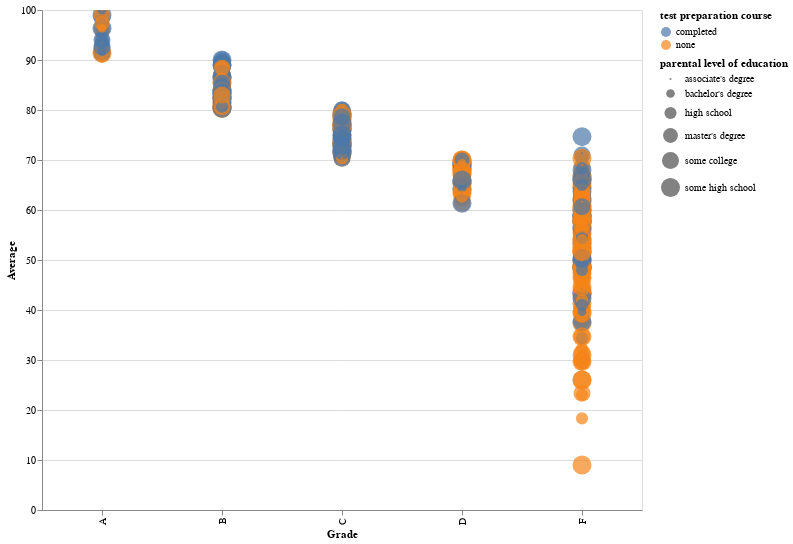

The code cell stored with this chart in its notebook:
### Markdown cell above
## Grade plot distribution
### Below is the interactive plot for each grades vs students average scores. Here we can zoom and pan the viewpoint within the data space to access details of interest. I have also changed the size format to display information when data points are overlapping.

### Code cell
alt.Chart(df).mark_circle().encode(
    x = "Grade",
    y = "Average",
    color= alt.Color('test preparation course'), 
    size = 'parental level of education',
    tooltip = ['gender','lunch', 'race/ethnicity'],
).properties(
    width=600,
    height=500
).interactive()

### Figure 1 — Vega-Lite specification as saved in the notebook (floating-point values rounded to 4 significant figures; data arrays with more than 128 entries replaced by an {"elided": "..."} marker saying what was removed)
{"config": {"view": {"continuousWidth": 400, "continuousHeight": 300}}, "data": {"name": "data-598c564d9ab09427fc15e81e0b79fece"}, "mark": "circle", "encoding": {"color": {"field": "test preparation course", "type": "nominal"}, "size": {"field": "parental level of education", "type": "nominal"}, "tooltip": [{"field": "gender", "type": "nominal"}, {"field": "lunch", "type": "nominal"}, {"field": "race/ethnicity", "type": "nominal"}], "x": {"field": "Grade", "type": "nominal"}, "y": {"field": "Average", "type": "quantitative"}}, "height": 500, "selection": {"selector001": {"type": "interval", "bind": "scales", "encodings": ["x", "y"]}}, "width": 600, "$schema": "https://vega.github.io/schema/vega-lite/v4.17.0.json", "datasets": {"data-598c564d9ab09427fc15e81e0b79fece": {"elided": "1000 records"}}}
